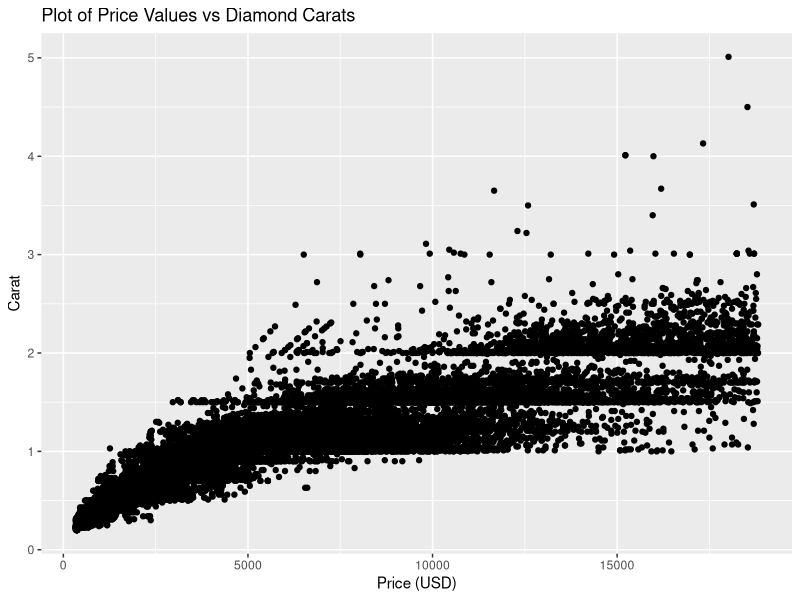
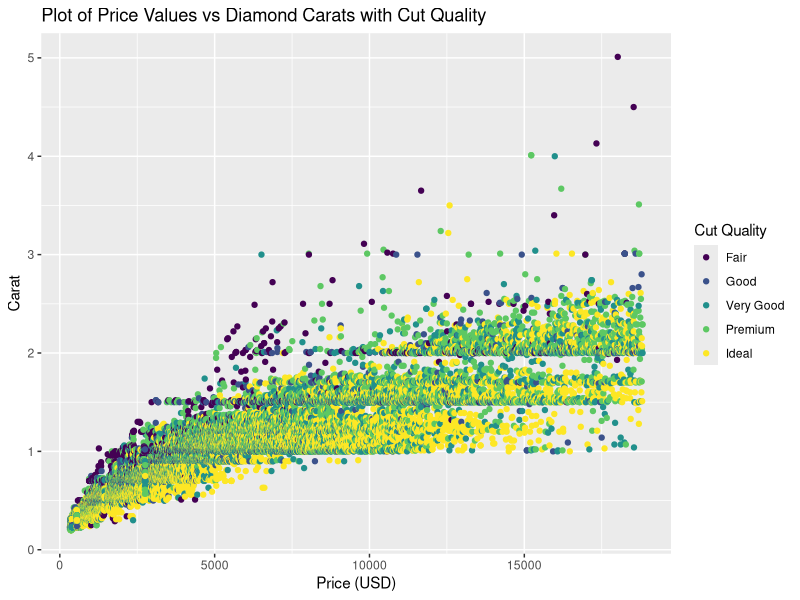

Write the R code that produced these figures, in order.
## ---- chunk 1
library(tidyverse)
## ---- chunk 2
## TASK: Plot `price` vs `carat` below

ggplot(data = diamonds, aes(x = price, y = carat)) +
  geom_point() +
  labs(
    title = "Plot of Price Values vs Diamond Carats",
    x = "Price (USD)",
    y = "Carat"
  )

## ---- chunk 3
## TASK: Plot `price`, `carat`, and `cut` below

ggplot(data = diamonds, aes(x = price, y = carat, color = cut)) +
  geom_point() +
  labs(
    title = "Plot of Price Values vs Diamond Carats with Cut Quality",
    x = "Price (USD)",
    y = "Carat",
    color = "Cut Quality"
  )

